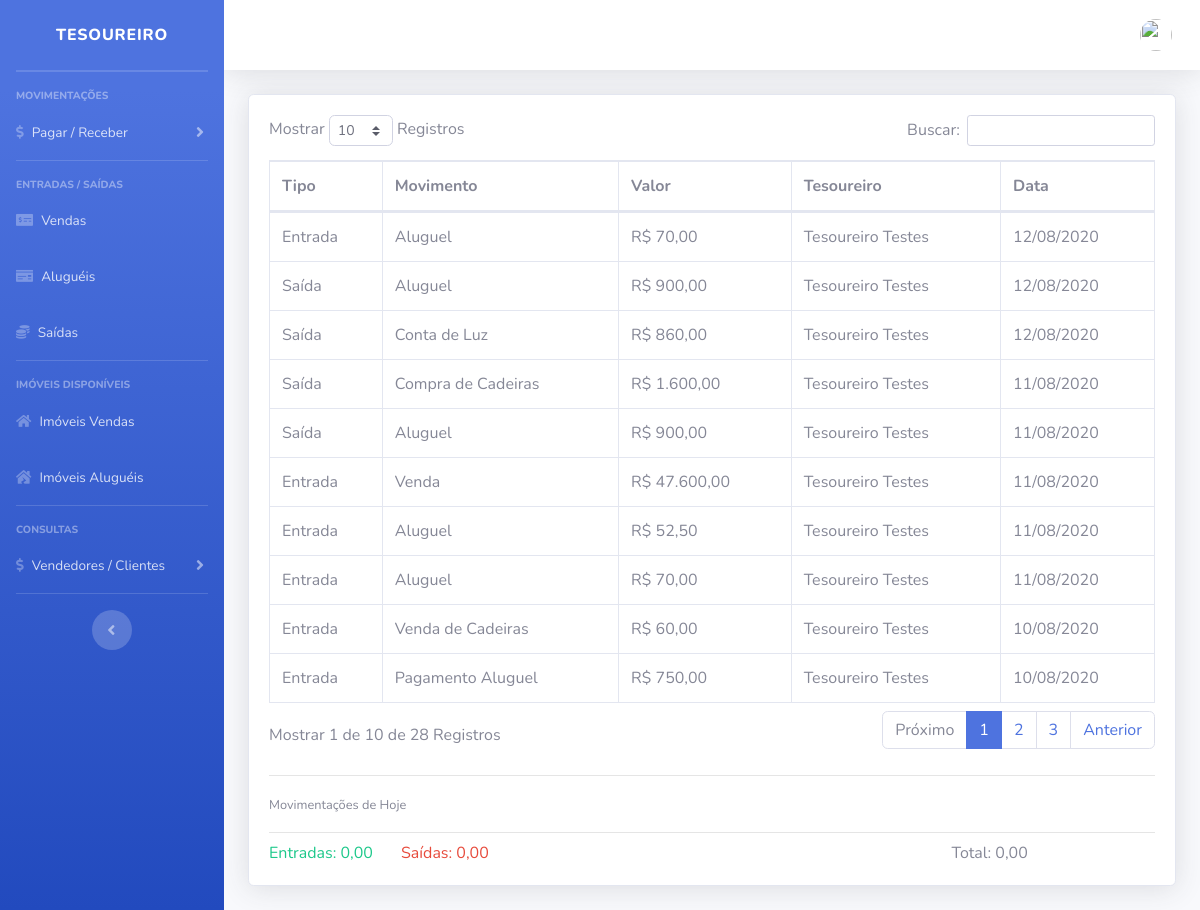
Screenshot of /imobiliaria/sistema/painel-tesouraria/index.php?pag=movimentacoes with the database file from the repository.
### tables this page shows
CREATE TABLE `movimentacoes` (
  `id` int(11) NOT NULL,
  `tipo` varchar(10) NOT NULL,
  `movimento` varchar(20) NOT NULL,
  `valor` decimal(10,2) NOT NULL,
  `tesoureiro` varchar(20) NOT NULL,
  `data` date NOT NULL
);

CREATE TABLE `tesoureiros` (
  `id` int(11) NOT NULL,
  `nome` varchar(50) NOT NULL,
  `cpf` varchar(20) NOT NULL,
  `telefone` varchar(15) NOT NULL,
  `email` varchar(50) NOT NULL,
  `endereco` varchar(100) NOT NULL,
  `foto` varchar(100) NOT NULL,
  `descricao` varchar(90) DEFAULT NULL,
  `twitter` varchar(150) DEFAULT NULL,
  `facebook` varchar(150) DEFAULT NULL
);

### imobiliaria/sistema/painel-tesouraria/movimentacoes.php (the view, shortened to what this page needs)
<?php
include_once("../../conexao.php");
?>
<div class="card shadow mb-4">
    <div class="card-body">
        <div class="table-responsive">
            <table class="table table-bordered" id="dataTable" width="100%" cellspacing="0">
                <thead>
                    <tr>
                        <th>Tipo</th>
                        <th>Movimento</th>
                        <th>Valor</th>
                        <th>Tesoureiro</th>
                        <th>Data</th>
                    </tr>
                </thead>
                <tbody>
                     <?php
                  $query = $pdo->query("SELECT * FROM movimentacoes order by id desc ");
                  $res = $query->fetchAll(PDO::FETCH_ASSOC);
                  for ($i=0; $i < count($res); $i++) {
                      $data = $res[$i]['data'];
                      $valor = $res[$i]['valor'];
                      $tesoureiro = $res[$i]['tesoureiro'];
                      $tipo = $res[$i]['tipo'];
                      $movimento = $res[$i]['movimento'];
                      $data = implode('/', array_reverse(explode('-', $data)));
                      $valor = number_format($valor, 2, ',', '.');
                     $res_2 = $pdo->query("SELECT * FROM tesoureiros where cpf = '" . $tesoureiro . "' ");
                    $dados_2 = $res_2->fetchAll(PDO::FETCH_ASSOC);
                    @$nomeTesoureiro = $dados_2[0]['nome'];
                      ?>
                    <tr>
                        <td><?php echo $tipo ?></td>
                        <td><?php echo $movimento ?></td>
                        <td>R$ <?php echo $valor ?></td>
                        <td><?php echo $nomeTesoureiro ?></td>
                        <td><?php echo $data ?></td>
                    </tr>
                   <?php } ?>
                </tbody>
            </table>
        </div>
      <?php
$valorTotal = number_format(@$total, 2, ',', '.');
@$valorEntradas = number_format($entradas, 2, ',', '.');
@$valorSaidas = number_format($saidas, 2, ',', '.');
       ?>
        <hr class="mt-4">
        <span class="text-muted"><small>Movimentações de Hoje</small></span>
        <hr class="mb-2">
        <div class="row ">
            <div class="col-md-9">
                <span class="mr-4 text-success">Entradas: <?php echo $valorEntradas ?></span>
                <span class="text-danger">Saídas: <?php echo $valorSaidas ?></span>
            </div>
            <div class="col-md-3">
                <span class="<?php echo $classeValor ?> mr-4">Total: <?php echo $valorTotal ?></span>
            </div>
        </div>
    </div>
</div>

### rows the page displays
movimentacoes: tipo "Entrada", movimento "Aluguel", valor "70,00", tesoureiros.nome "Tesoureiro Testes", data "12/08/2020"
movimentacoes: tipo "Saída", movimento "Aluguel", valor "900,00", tesoureiros.nome "Tesoureiro Testes", data "12/08/2020"
movimentacoes: tipo "Saída", movimento "Conta de Luz", valor "860,00", tesoureiros.nome "Tesoureiro Testes", data "12/08/2020"
movimentacoes: tipo "Saída", movimento "Compra de Cadeiras", valor "1.600,00", tesoureiros.nome "Tesoureiro Testes", data "11/08/2020"
movimentacoes: tipo "Saída", movimento "Aluguel", valor "900,00", tesoureiros.nome "Tesoureiro Testes", data "11/08/2020"
movimentacoes: tipo "Entrada", movimento "Venda", valor "47.600,00", tesoureiros.nome "Tesoureiro Testes", data "11/08/2020"
movimentacoes: tipo "Entrada", movimento "Aluguel", valor "52,50", tesoureiros.nome "Tesoureiro Testes", data "11/08/2020"
movimentacoes: tipo "Entrada", movimento "Aluguel", valor "70,00", tesoureiros.nome "Tesoureiro Testes", data "11/08/2020"
movimentacoes: tipo "Entrada", movimento "Venda de Cadeiras", valor "60,00", tesoureiros.nome "Tesoureiro Testes", data "10/08/2020"
movimentacoes: tipo "Entrada", movimento "Pagamento Aluguel", valor "750,00", tesoureiros.nome "Tesoureiro Testes", data "10/08/2020"

### other values shown
$valorEntradas "0,00"
$valorSaidas "0,00"
$valorTotal "0,00"
